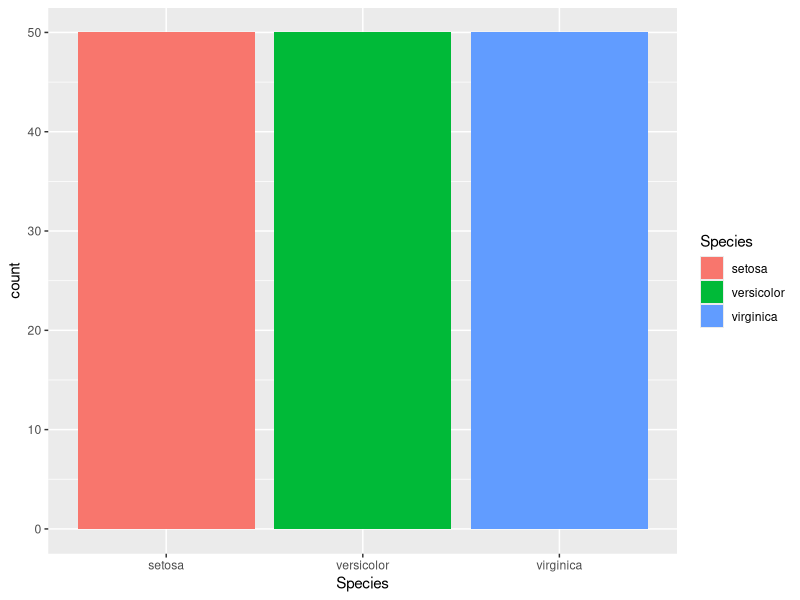
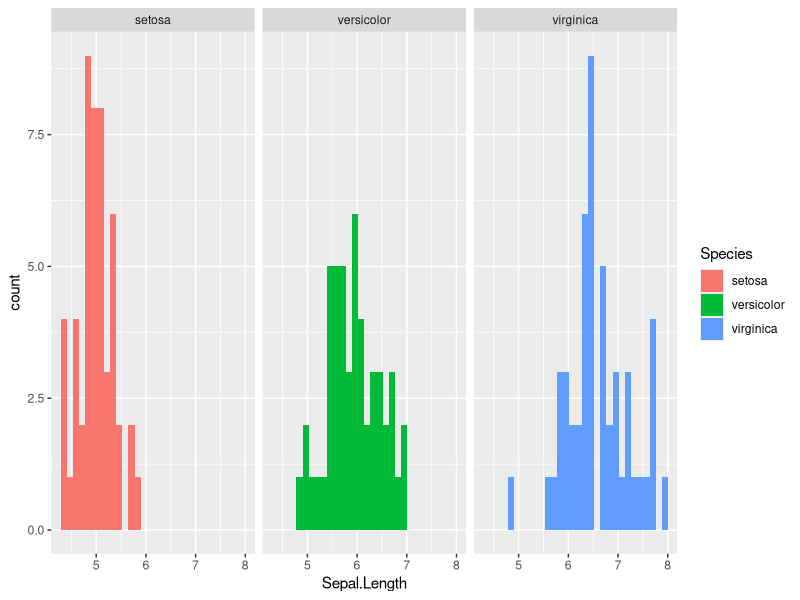
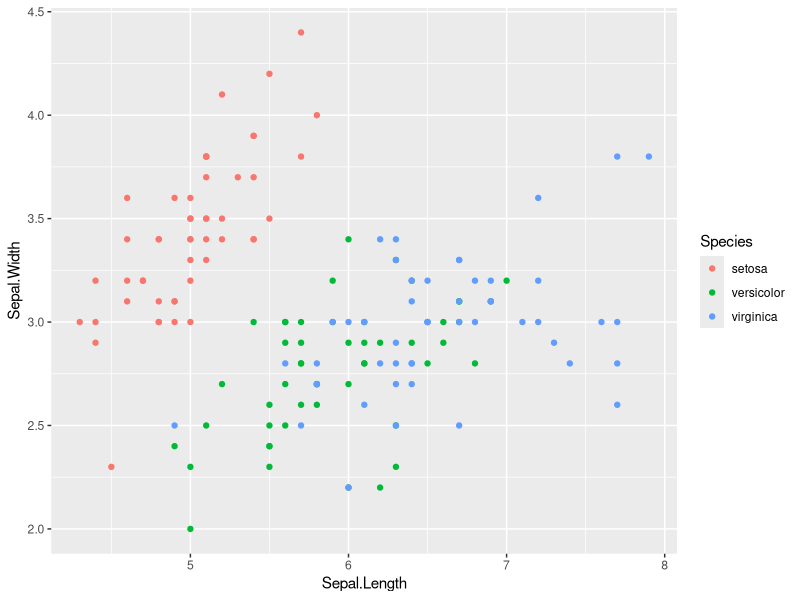
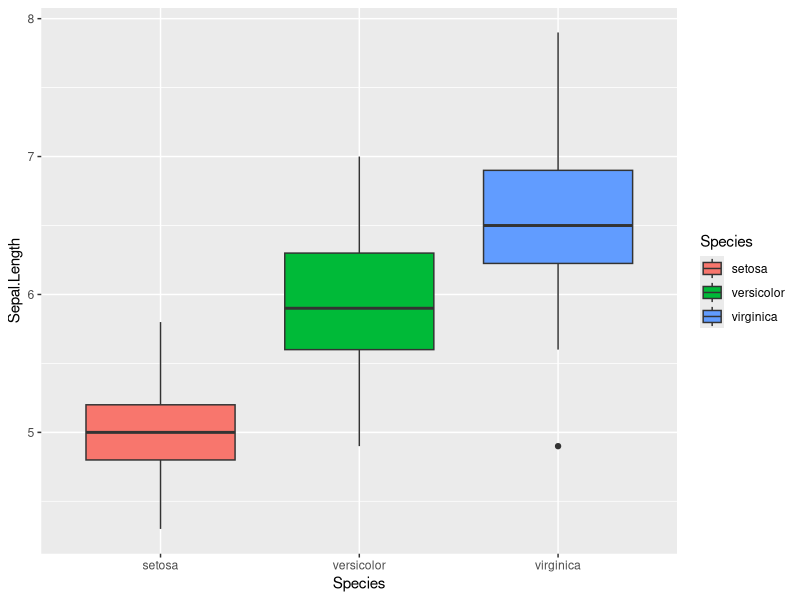

R code for these plots, in order:
## ---- chunk 1
library(ggplot2)

## ---- chunk 2
ggplot(iris, aes(x=Species, fill=Species))+
  geom_bar()

## ---- chunk 3
ggplot(iris, aes(x=Sepal.Length, fill=Species))+
  geom_histogram()+
  facet_wrap(~Species)
## ---- chunk 4
ggplot(iris, aes(x=Sepal.Length, y=Sepal.Width, color=Species))+
  geom_point()
## ---- chunk 5
ggplot(iris, aes(x=Species, y=Sepal.Length, fill=Species))+
  geom_boxplot()
